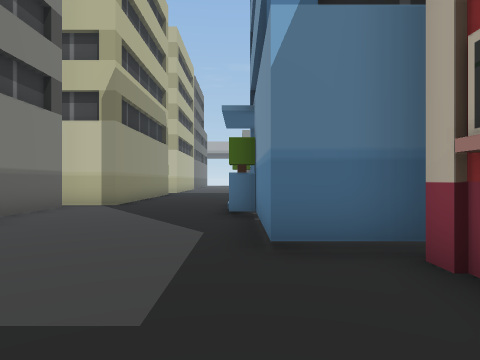
[1] (above)

24 first-person views from a walk through a 3-D level made in the Unity game engine. The camera is 1.5 m above the floor, looks level and sees 75° across. The floor is counted in squares, 2 m on a side. Each view is taken from the middle of a square. On the plan, view 1 faces up. The plan holds only what a view shows up to about 10 squares ahead; the rest is blank. The place goes on beyond the plan.

[2]
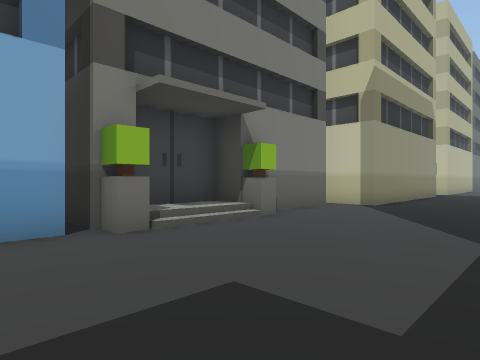

[3]
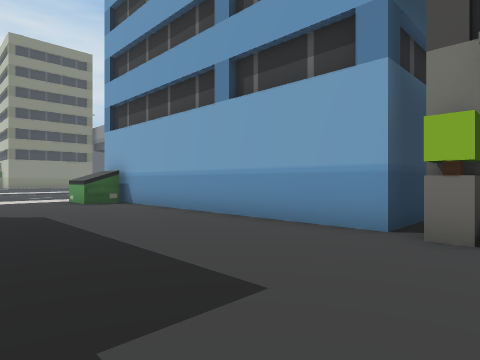

[4]
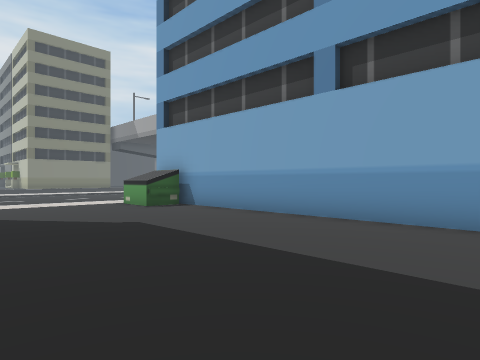

[5]
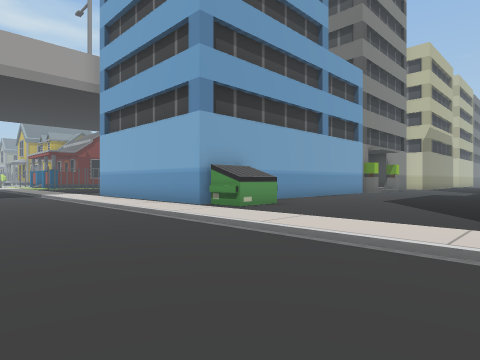

[6]
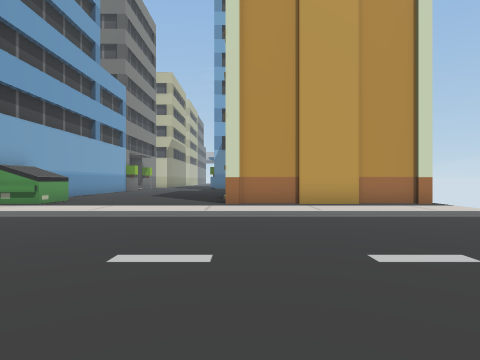

[7]
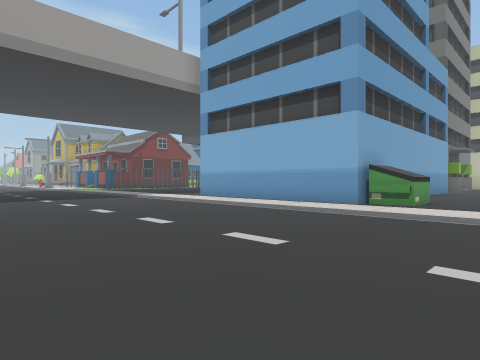

[8]
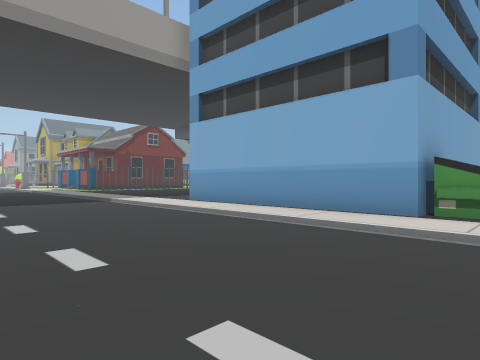

[9]
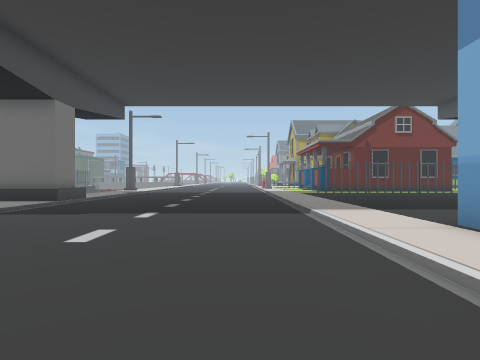

[10]
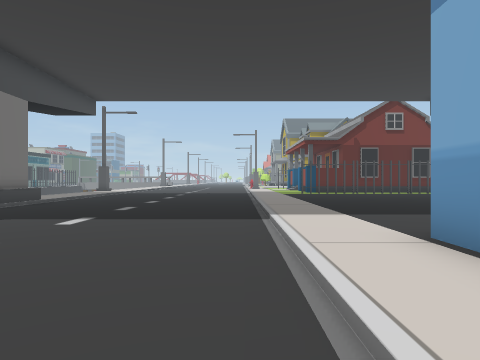

[11]
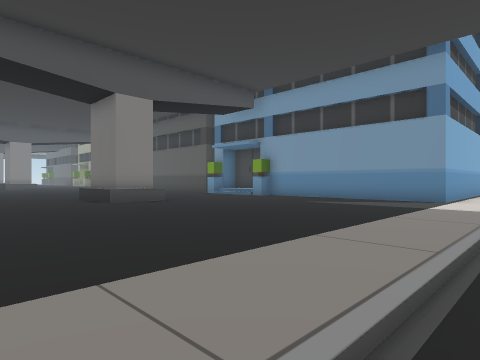

[12]
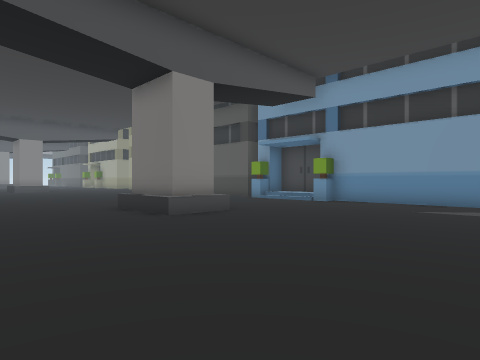

[13]
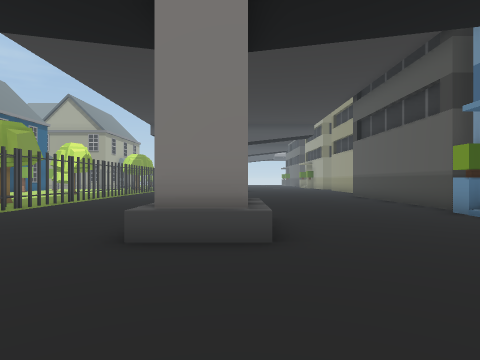

[14]
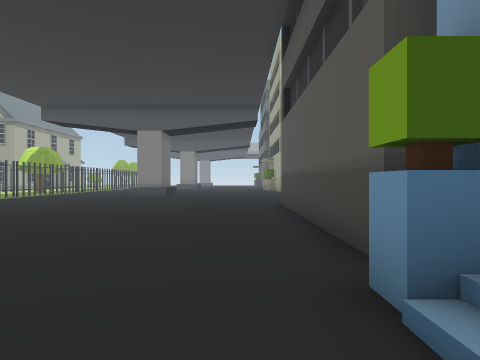

[15]
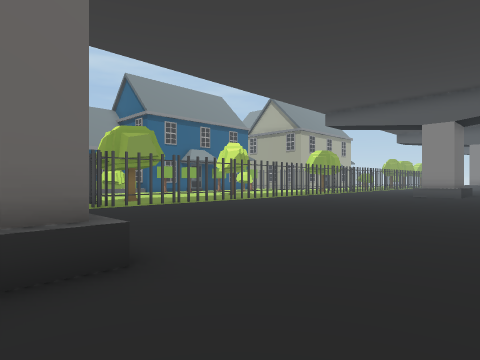

[16]
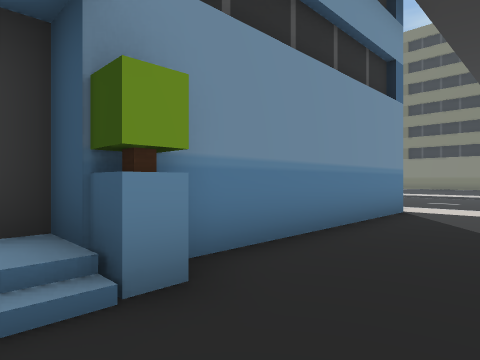

[17]
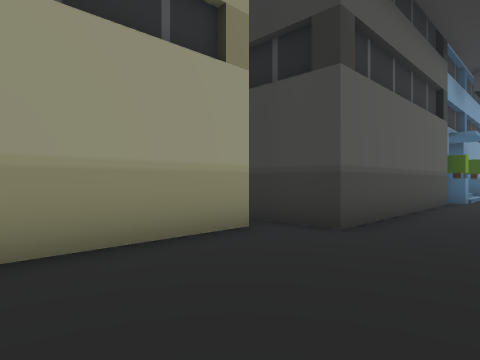

[18]
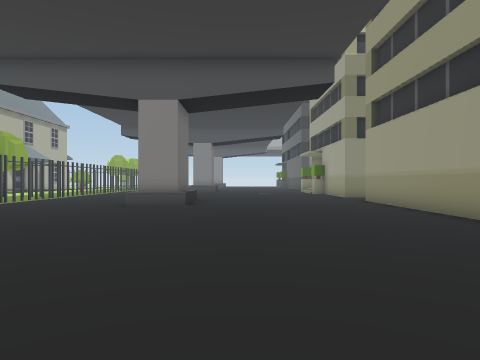

[19]
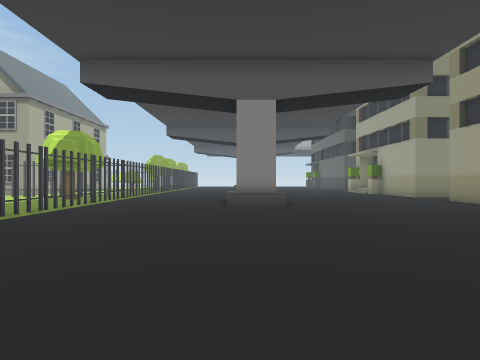

[20]
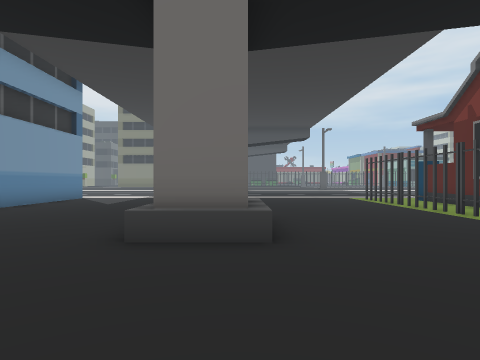

[21]
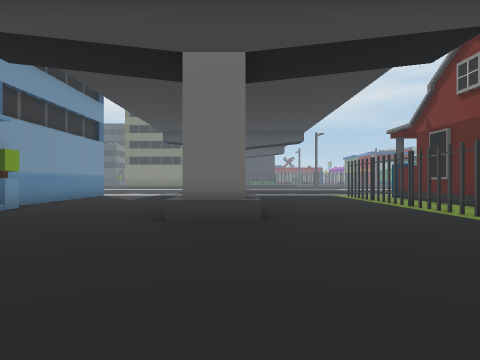

[22]
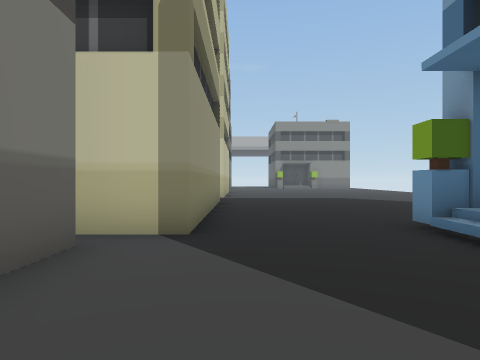

[23]
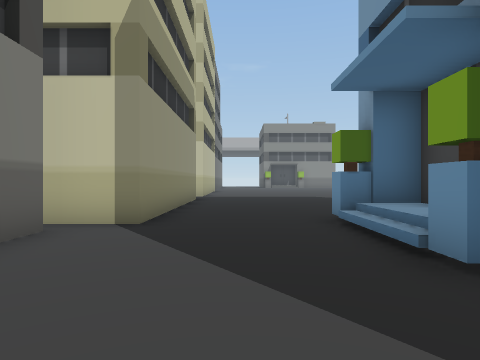

[24]
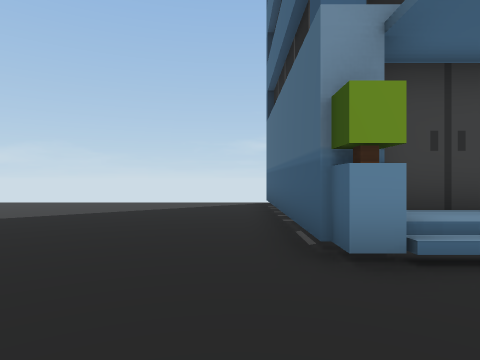

### Floor plan
Key: @ floor where view 1 was taken; # wall or solid block; . main floor; - floor 0.25 m lower than the main floor; / step, stairs or slope; ^ raised ledge; B building; U dumpster.
Columns run from 23 left of view 1 to 7 right of it. Each row starts with its distance up from view 1.
 15 #....##......#     B...........
 14 #............#     #...........
 13 #............#     #...........
 12 #............#     #...........
 11 #............#     #...........
 10  ............#     #...B#######
  9   ............    ...../#
  8   ..........##    #..../#
  7    .........      #....B
  6   ..........      #.....
  5  ...........     ##.....
  4 #...........     # .....
  3 #...........     # ......#
  2 #...........#    #B......#
  1 #..........B#   ###......
  0 #....##..../      #....@.B
 -1 #....##..../      #......
 -2 #....^^....B#     #......
 -3 #...........#     #......
 -4 #...........#     #......
 -5 #...........#     #......
 -6 #...........#     #......
 -7  ...........#     #U.....
 -8  ...........#     #U.....B#####
 -9  ...........#######............
-10  ..............................
-11  ------------------------------
-12      -------------------------
-13      ------------------------
-14      ------------------------
-15      -----------------------
-16      ------------------ ---
-17      ------       -----  -
-18      ##...
-19       #.
-20       ^

Positions as (right, up) in squares from view 1, and headings:
1: (0, 0), facing up
2: (0, 0), facing up-left
3: (0, 3), facing down-left
4: (1, 1), facing down-left
5: (2, -14), facing up-left
6: (2, -17), facing up
7: (-1, -17), facing up-left
8: (-3, -15), facing up-left
9: (-7, -12), facing left
10: (-8, -11), facing left
11: (-22, -11), facing up-right
12: (-22, -8), facing up-right
13: (-17, -6), facing up
14: (-13, -1), facing up
15: (-14, -1), facing up-left
16: (-14, -1), facing down-right
17: (-14, 13), facing down-right
18: (-15, 5), facing up
19: (-18, 5), facing up
20: (-18, 4), facing down
21: (-18, 6), facing down
22: (-3, 5), facing up
23: (-2, 4), facing up
24: (-3, 11), facing right
